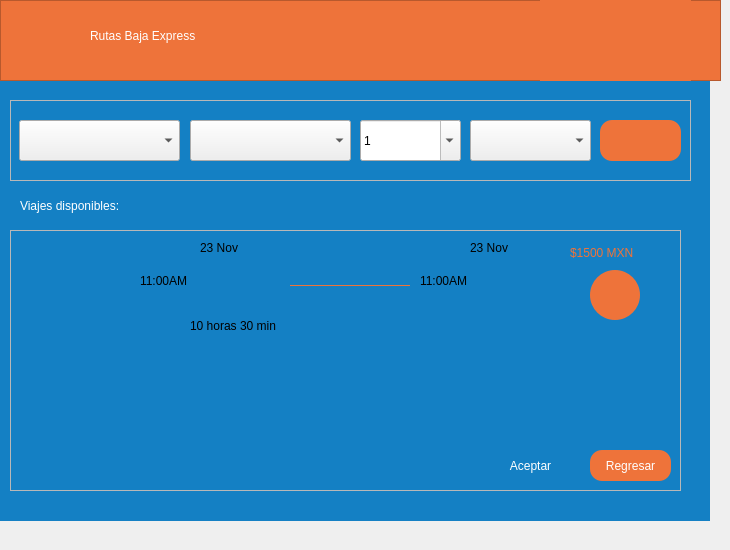
    <widget class="QWidget" name="page_3">
     <widget class="QFrame" name="frame_5">
      <property name="geometry">
       <rect>
        <x>10</x>
        <y>230</y>
        <width>671</width>
        <height>261</height>
       </rect>
      </property>
      <property name="frameShape">
       <enum>QFrame::Shape::StyledPanel</enum>
      </property>
      <property name="frameShadow">
       <enum>QFrame::Shadow::Raised</enum>
      </property>
      <widget class="QPushButton" name="pushButton_32">
       <property name="geometry">
        <rect>
         <x>480</x>
         <y>220</y>
         <width>81</width>
         <height>31</height>
        </rect>
       </property>
       <property name="styleSheet">
        <string notr="true">color: rgb(255, 255, 255);
background-color: rgb(20, 128, 196);
font: 600 12pt &quot;Segoe UI&quot;;
border-radius:12px;</string>
       </property>
       <property name="text">
        <string>Aceptar</string>
       </property>
      </widget>
      <widget class="QPushButton" name="pushButton_33">
       <property name="geometry">
        <rect>
         <x>580</x>
         <y>220</y>
         <width>81</width>
         <height>31</height>
        </rect>
       </property>
       <property name="styleSheet">
        <string notr="true">color: rgb(255, 255, 255);
background-color: rgb(238, 115, 58);
font: 600 12pt &quot;Segoe UI&quot;;
border-radius:12px;</string>
       </property>
       <property name="text">
        <string>Regresar</string>
       </property>
      </widget>
      <widget class="QLabel" name="label_50">
       <property name="geometry">
        <rect>
         <x>10</x>
         <y>20</y>
         <width>101</width>
         <height>71</height>
        </rect>
       </property>
       <property name="styleSheet">
        <string notr="true">image: url(:/recursos/camiona.png);</string>
       </property>
       <property name="text">
        <string/>
       </property>
      </widget>
      <widget class="QLabel" name="label_51">
       <property name="geometry">
        <rect>
         <x>130</x>
         <y>15</y>
         <width>211</width>
         <height>71</height>
        </rect>
       </property>
       <property name="styleSheet">
        <string notr="true">font: 600 28pt &quot;Segoe UI&quot;;</string>
       </property>
       <property name="text">
        <string>11:00AM</string>
       </property>
      </widget>
      <widget class="QLabel" name="label_52">
       <property name="geometry">
        <rect>
         <x>190</x>
         <y>10</y>
         <width>49</width>
         <height>16</height>
        </rect>
       </property>
       <property name="text">
        <string>23 Nov</string>
       </property>
      </widget>
      <widget class="QLabel" name="label_53">
       <property name="geometry">
        <rect>
         <x>140</x>
         <y>85</y>
         <width>51</width>
         <height>21</height>
        </rect>
       </property>
       <property name="styleSheet">
        <string notr="true">image: url(:/recursos/clock.svg);</string>
       </property>
       <property name="text">
        <string/>
       </property>
      </widget>
      <widget class="QLabel" name="label_54">
       <property name="geometry">
        <rect>
         <x>180</x>
         <y>85</y>
         <width>91</width>
         <height>21</height>
        </rect>
       </property>
       <property name="text">
        <string>10 horas 30 min</string>
       </property>
      </widget>
      <widget class="QLabel" name="label_55">
       <property name="geometry">
        <rect>
         <x>410</x>
         <y>15</y>
         <width>141</width>
         <height>71</height>
        </rect>
       </property>
       <property name="styleSheet">
        <string notr="true">font: 600 28pt &quot;Segoe UI&quot;;</string>
       </property>
       <property name="text">
        <string>11:00AM</string>
       </property>
      </widget>
      <widget class="QPushButton" name="pushButton_41">
       <property name="geometry">
        <rect>
         <x>580</x>
         <y>40</y>
         <width>50</width>
         <height>50</height>
        </rect>
       </property>
       <property name="styleSheet">
        <string notr="true">color: rgb(255, 255, 255);
background-color: rgb(238, 115, 58);
font: 600 12pt &quot;Segoe UI&quot;;
border-radius:25px;
image: url(:/recursos/flecha.png);</string>
       </property>
       <property name="text">
        <string/>
       </property>
      </widget>
      <widget class="QLabel" name="label_56">
       <property name="geometry">
        <rect>
         <x>460</x>
         <y>10</y>
         <width>49</width>
         <height>16</height>
        </rect>
       </property>
       <property name="text">
        <string>23 Nov</string>
       </property>
      </widget>
      <widget class="QFrame" name="frame_7">
       <property name="geometry">
        <rect>
         <x>280</x>
         <y>15</y>
         <width>120</width>
         <height>80</height>
        </rect>
       </property>
       <property name="styleSheet">
        <string notr="true">color: rgb(238, 115, 58);</string>
       </property>
       <property name="frameShape">
        <enum>QFrame::Shape::HLine</enum>
       </property>
       <property name="frameShadow">
        <enum>QFrame::Shadow::Plain</enum>
       </property>
      </widget>
      <widget class="QLabel" name="label_57">
       <property name="geometry">
        <rect>
         <x>280</x>
         <y>51</y>
         <width>8</width>
         <height>8</height>
        </rect>
       </property>
       <property name="styleSheet">
        <string notr="true">image: url(:/recursos/icon.svg);</string>
       </property>
       <property name="text">
        <string/>
       </property>
      </widget>
      <widget class="QLabel" name="label_58">
       <property name="geometry">
        <rect>
         <x>396</x>
         <y>51</y>
         <width>8</width>
         <height>8</height>
        </rect>
       </property>
       <property name="styleSheet">
        <string notr="true">image: url(:/recursos/icon.svg);</string>
       </property>
       <property name="text">
        <string/>
       </property>
      </widget>
      <widget class="QLabel" name="label_59">
       <property name="geometry">
        <rect>
         <x>560</x>
         <y>15</y>
         <width>101</width>
         <height>16</height>
        </rect>
       </property>
       <property name="styleSheet">
        <string notr="true">font: 600 14pt &quot;Segoe UI&quot;;
color: rgb(238, 115, 58);</string>
       </property>
       <property name="text">
        <string>$1500 MXN</string>
       </property>
      </widget>
      <zorder>pushButton_33</zorder>
      <zorder>pushButton_32</zorder>
      <zorder>label_50</zorder>
      <zorder>label_51</zorder>
      <zorder>label_52</zorder>
      <zorder>label_53</zorder>
      <zorder>label_54</zorder>
      <zorder>label_55</zorder>
      <zorder>pushButton_41</zorder>
      <zorder>label_56</zorder>
      <zorder>frame_7</zorder>
      <zorder>label_57</zorder>
      <zorder>label_58</zorder>
      <zorder>label_59</zorder>
     </widget>
     <widget class="QLabel" name="label_19">
      <property name="geometry">
       <rect>
        <x>20</x>
        <y>180</y>
        <width>181</width>
        <height>51</height>
       </rect>
      </property>
      <property name="styleSheet">
       <string notr="true">color: rgb(255, 255, 255);
font: 16pt &quot;Segoe UI&quot;;
font: 600 16pt &quot;Segoe UI&quot;;</string>
      </property>
      <property name="text">
       <string>Viajes disponibles:</string>
      </property>
     </widget>
     <widget class="QFrame" name="frame_4">
      <property name="geometry">
       <rect>
        <x>10</x>
        <y>100</y>
        <width>681</width>
        <height>81</height>
       </rect>
      </property>
      <property name="styleSheet">
       <string notr="true">QWidget#frame_2{
border-radius:15px;
background-color: rgb(255, 255, 255);}
</string>
      </property>
      <property name="frameShape">
       <enum>QFrame::Shape::StyledPanel</enum>
      </property>
      <property name="frameShadow">
       <enum>QFrame::Shadow::Raised</enum>
      </property>
      <widget class="QPushButton" name="pushButton_29">
       <property name="geometry">
        <rect>
         <x>590</x>
         <y>20</y>
         <width>81</width>
         <height>41</height>
        </rect>
       </property>
       <property name="styleSheet">
        <string notr="true">color: rgb(255, 255, 255);
background-color: rgb(238, 115, 58);
font: 600 12pt &quot;Segoe UI&quot;;
border-radius:12px;
image: url(:/recursos/flecha.png);</string>
       </property>
       <property name="text">
        <string/>
       </property>
      </widget>
      <widget class="QComboBox" name="comboBox">
       <property name="geometry">
        <rect>
         <x>9</x>
         <y>20</y>
         <width>161</width>
         <height>41</height>
        </rect>
       </property>
       <property name="editable">
        <bool>false</bool>
       </property>
       <property name="placeholderText">
        <string>Origen</string>
       </property>
       <item>
        <property name="text">
         <string>Tijuana B.C</string>
        </property>
       </item>
      </widget>
      <widget class="QComboBox" name="comboBox_2">
       <property name="geometry">
        <rect>
         <x>180</x>
         <y>20</y>
         <width>161</width>
         <height>41</height>
        </rect>
       </property>
       <property name="editable">
        <bool>false</bool>
       </property>
       <property name="placeholderText">
        <string>Destino</string>
       </property>
       <item>
        <property name="text">
         <string>Mexicali B.C.</string>
        </property>
       </item>
       <item>
        <property name="text">
         <string>Ensenada B.C</string>
        </property>
       </item>
       <item>
        <property name="text">
         <string>Tecate B.C.</string>
        </property>
       </item>
       <item>
        <property name="text">
         <string>Rosarito B.C.</string>
        </property>
       </item>
       <item>
        <property name="text">
         <string>San Quintín B.C.</string>
        </property>
       </item>
       <item>
        <property name="text">
         <string>San Felipe B.C.</string>
        </property>
       </item>
      </widget>
      <widget class="QDateEdit" name="fecha">
       <property name="geometry">
        <rect>
         <x>350</x>
         <y>20</y>
         <width>101</width>
         <height>41</height>
        </rect>
       </property>
       <property name="readOnly">
        <bool>false</bool>
       </property>
       <property name="specialValueText">
        <string>&quot; &quot;</string>
       </property>
       <property name="dateTime">
        <datetime>
         <hour>0</hour>
         <minute>0</minute>
         <second>0</second>
         <year>2000</year>
         <month>1</month>
         <day>1</day>
        </datetime>
       </property>
       <property name="displayFormat">
        <string>M</string>
       </property>
       <property name="calendarPopup">
        <bool>true</bool>
       </property>
      </widget>
      <widget class="QComboBox" name="comboBox_3">
       <property name="geometry">
        <rect>
         <x>460</x>
         <y>20</y>
         <width>121</width>
         <height>41</height>
        </rect>
       </property>
       <property name="editable">
        <bool>false</bool>
       </property>
       <property name="placeholderText">
        <string>Pasajeros</string>
       </property>
       <item>
        <property name="text">
         <string>1</string>
        </property>
       </item>
       <item>
        <property name="text">
         <string>2</string>
        </property>
       </item>
       <item>
        <property name="text">
         <string>3</string>
        </property>
       </item>
       <item>
        <property name="text">
         <string>4</string>
        </property>
       </item>
       <item>
        <property name="text">
         <string>5</string>
        </property>
       </item>
       <item>
        <property name="text">
         <string>6</string>
        </property>
       </item>
       <item>
        <property name="text">
         <string>7</string>
        </property>
       </item>
       <item>
        <property name="text">
         <string>8</string>
        </property>
       </item>
       <item>
        <property name="text">
         <string>9</string>
        </property>
       </item>
       <item>
        <property name="text">
         <string>10</string>
        </property>
       </item>
      </widget>
     </widget>
     <widget class="QFrame" name="frame_6">
      <property name="geometry">
       <rect>
        <x>0</x>
        <y>0</y>
        <width>721</width>
        <height>81</height>
       </rect>
      </property>
      <property name="styleSheet">
       <string notr="true">background-color: rgb(238, 115, 58);</string>
      </property>
      <property name="frameShape">
       <enum>QFrame::Shape::StyledPanel</enum>
      </property>
      <property name="frameShadow">
       <enum>QFrame::Shadow::Raised</enum>
      </property>
      <widget class="QLabel" name="label_20">
       <property name="geometry">
        <rect>
         <x>90</x>
         <y>10</y>
         <width>231</width>
         <height>51</height>
        </rect>
       </property>
       <property name="styleSheet">
        <string notr="true">color: rgb(255, 255, 255);
font: 18pt &quot;Segoe UI&quot;;
font: 600 20pt &quot;Segoe UI&quot;;</string>
       </property>
       <property name="text">
        <string>Rutas Baja Express</string>
       </property>
      </widget>
      <widget class="QLabel" name="label_21">
       <property name="geometry">
        <rect>
         <x>20</x>
         <y>10</y>
         <width>61</width>
         <height>61</height>
        </rect>
       </property>
       <property name="styleSheet">
        <string notr="true">image: url(:/recursos/logocirculo.png);</string>
       </property>
       <property name="text">
        <string/>
       </property>
      </widget>
      <widget class="QLabel" name="label_22">
       <property name="geometry">
        <rect>
         <x>540</x>
         <y>-10</y>
         <width>151</width>
         <height>111</height>
        </rect>
       </property>
       <property name="styleSheet">
        <string notr="true">image: url(:/recursos/mapa de Baja Califor.png);</string>
       </property>
       <property name="text">
        <string/>
       </property>
      </widget>
     </widget>
     <widget class="QWidget" name="widget_2" native="true">
      <property name="geometry">
       <rect>
        <x>-11</x>
        <y>-20</y>
        <width>721</width>
        <height>541</height>
       </rect>
      </property>
      <property name="styleSheet">
       <string notr="true">background-color: rgb(20, 128, 196);
</string>
      </property>
     </widget>
     <zorder>widget_2</zorder>
     <zorder>frame_5</zorder>
     <zorder>label_19</zorder>
     <zorder>frame_4</zorder>
     <zorder>frame_6</zorder>
    </widget>
